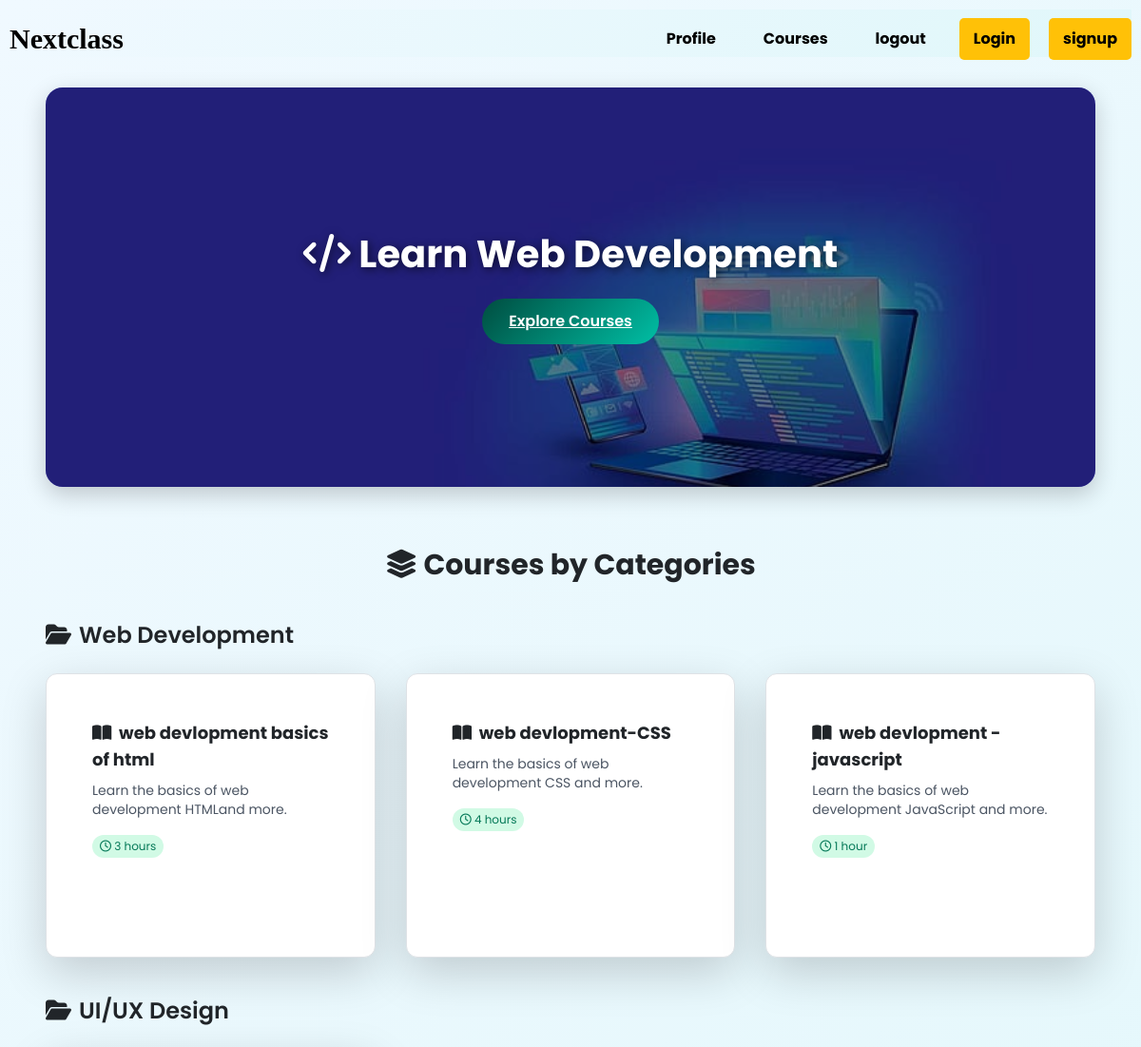
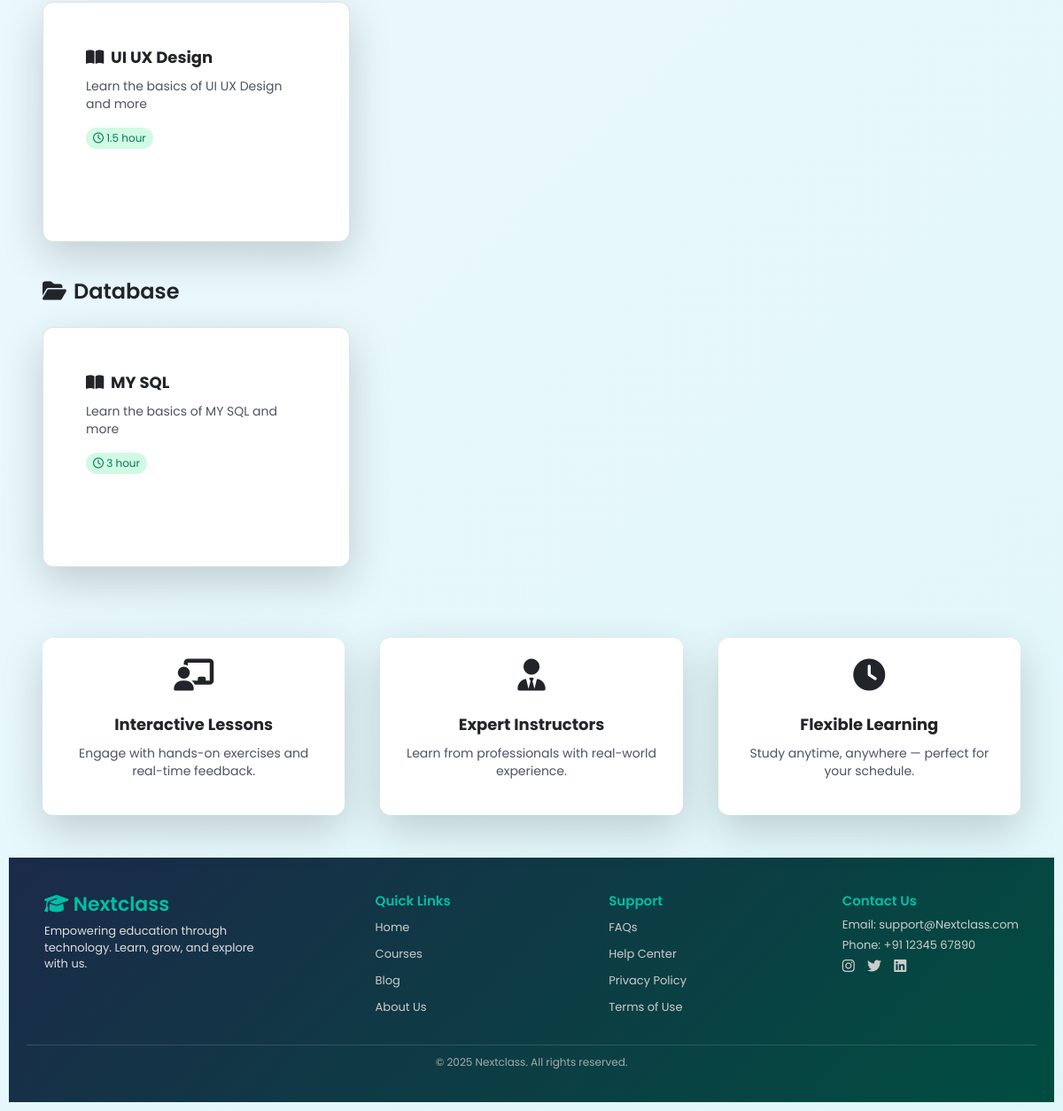
Screenshot of /welcome.php with the database file from the repository (2 pictures, top to bottom).
### tables this page shows
CREATE TABLE `courses` (
  `course_id` int(11) NOT NULL,
  `title` varchar(255) DEFAULT NULL,
  `description` text DEFAULT NULL,
  `duration` varchar(100) DEFAULT NULL,
  `category` varchar(100) DEFAULT NULL,
  `assignment` text DEFAULT NULL
);

### welcome.php (the view, shortened to what this page needs)
<!DOCTYPE html>
<html lang="en">
<head>
  <link href="https://cdn.jsdelivr.net/npm/tailwindcss@2.2.19/dist/tailwind.min.css" rel="stylesheet">
  <link href="https://cdn.jsdelivr.net/npm/aos@2.3.1/dist/aos.css" rel="stylesheet">
  <link rel="stylesheet" href="https://cdnjs.cloudflare.com/ajax/libs/font-awesome/6.5.0/css/all.min.css" />
</head>
<body>
  <?php include 'partials/_nav.php'; ?>
  <div class="max-w-6xl mx-auto mt-8 px-4">
    <div class="hero-container">
      <div class="hero-track" id="heroTrack">
        <div class="hero-slide" style="background-image:url('liabrary/webdev.jpg')">
          <div class="hero-content">
            <h2><i class="fa-solid fa-code"></i> Learn Web Development</h2>
            <a href="courses.php" class="explore-btn">Explore Courses</a>
          </div>
        </div>
      </div>
    </div>
  </div>
  <section class="max-w-6xl mx-auto px-6 mt-16">
    <h3 class="text-3xl font-bold text-center text-[#004d40] mb-10" data-aos="fade-up">
      <i class="fa-solid fa-layer-group"></i> Courses by Categories
    </h3>
    <?php
    include 'partials/_dbconnect.php';
    $categories = mysqli_query($conn, "SELECT DISTINCT category FROM courses");
    while ($cat = mysqli_fetch_assoc($categories)) {
        $category = $cat['category'];
        echo "<h2 class='text-2xl font-semibold text-[#1b2a49] mt-10 mb-6' data-aos='fade-left'>
                <i class='fa-solid fa-folder-open text-[#00bfa5] mr-2'></i>$category
              </h2>";
        $courses = mysqli_query($conn, "SELECT * FROM courses WHERE category = '$category'");
        echo "<div class='grid grid-cols-1 md:grid-cols-3 gap-8'>";
        while ($course = mysqli_fetch_assoc($courses)) {
            echo "
            <div class='category-card bg-white rounded-xl shadow-lg p-5 border border-gray-100' data-aos='zoom-in'>
              <h3 class='text-lg font-bold text-[#004d40] mb-2'><i class='fa-solid fa-book-open mr-1'></i> {$course['title']}</h3>
              <p class='text-gray-600 text-sm mb-3'>{$course['description']}</p>
              <span class='inline-block bg-green-100 text-green-700 text-xs px-2 py-1 rounded-full mb-3'>
                <i class='fa-regular fa-clock'></i> {$course['duration']}
              </span>
              <a href='courses.php?id={$course['course_id']}' class='block text-center bg-[#004d40] text-white px-4 py-2 rounded-lg hover:bg-[#00bfa5] transition'>
                View Course
              </a>
            </div>";
        }
        echo "</div>";
    }
    ?>
  </section>
  <section class="max-w-6xl mx-auto px-6 mt-20">
    <div class="grid md:grid-cols-3 gap-10 text-center">
      <div class="p-6 rounded-xl bg-white shadow-lg" data-aos="fade-up">
        <i class="fa-solid fa-chalkboard-user text-4xl text-[#004d40] mb-4"></i>
        <h3 class="font-bold text-lg text-[#1b2a49]">Interactive Lessons</h3>
        <p class="text-gray-600 text-sm">Engage with hands-on exercises and real-time feedback.</p>
      </div>
      <div class="p-6 rounded-xl bg-white shadow-lg" data-aos="fade-up" data-aos-delay="150">
        <i class="fa-solid fa-user-tie text-4xl text-[#004d40] mb-4"></i>
        <h3 class="font-bold text-lg text-[#1b2a49]">Expert Instructors</h3>
        <p class="text-gray-600 text-sm">Learn from professionals with real-world experience.</p>
      </div>
      <div class="p-6 rounded-xl bg-white shadow-lg" data-aos="fade-up" data-aos-delay="300">
        <i class="fa-solid fa-clock text-4xl text-[#004d40] mb-4"></i>
        <h3 class="font-bold text-lg text-[#1b2a49]">Flexible Learning</h3>
        <p class="text-gray-600 text-sm">Study anytime, anywhere — perfect for your schedule.</p>
      </div>
    </div>
  </section>
  <br>
  <br>
    <?php include 'partials/_footer.php'; ?>
</body>
</html>

### style.css (style rules this page uses)
body { font-family: Arial, sans-serif; margin: 10px; padding: 10px; }

### welcome.php (style rules this page uses)
body { font-family:'Poppins',sans-serif; background:linear-gradient(135deg,#f0f9ff,#e0f7fa); }
.hero-container { position:relative; width:100%; height:420px; overflow:hidden; border-radius:18px; box-shadow:0 8px 25px rgba(0,0,0,.2); }
.hero-track { display:flex; transition:transform 1s ease-in-out; height:100%; }
.hero-slide { min-width:100%; height:100%; position:relative; background-size:cover; background-position:center; }
.hero-slide::after { content:""; position:absolute; inset:0; background:rgba(0,0,0,.45); }
.hero-content { position:absolute; inset:0; display:flex; flex-direction:column; justify-content:center; align-items:center; text-align:center; color:#fff; z-index:1; }
.hero-content h2 { font-size:40px; font-weight:700; text-shadow:2px 2px 10px rgba(0,0,0,.6); }
.explore-btn { margin-top:15px; background:linear-gradient(135deg,#004d40,#00bfa5); color:#fff; padding:12px 28px; border-radius:30px; font-weight:600; transition:.3s; }

### partials/_footer.php (style rules this page uses)
body { margin:0;font-family:'Poppins',sans-serif; }

### rows the page displays
courses: title "web devlopment basics of html", description "Learn the basics of web development HTMLand more.", duration "3 hours"
courses: title "web devlopment-CSS", description "Learn the basics of web development CSS and more.", duration "4 hours"
courses: title "web devlopment - javascript", description "Learn the basics of web development JavaScript and more.", duration "1 hour"
courses: title "UI UX Design", description "Learn the basics of UI UX Design and more", duration "1.5 hour"
courses: title "MY SQL", description "Learn the basics of MY SQL and more", duration "3 hour"

### other values shown
$category "Web Development"
$category "UI/UX Design"
$category "Database"
